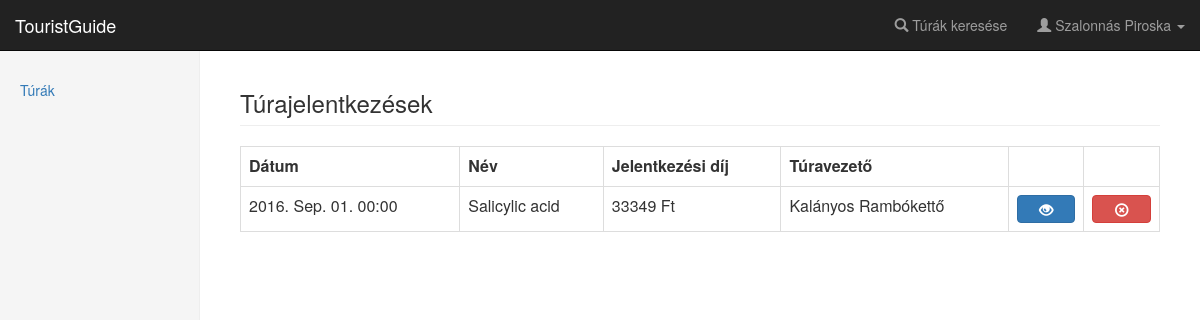
The app's page /registrations (signed in) with its own data.
### app/db/models.py (models this page shows, shortened)
class User(UserMixin, database.Model):
    __tablename__ = 'users'
    id = database.Column(database.Integer, primary_key=True)
    username = database.Column(database.String(64), unique=True, index=True)
    password = database.Column(database.String(40), nullable=False)
    fullname = database.Column(database.String(64), nullable=False)
    avatar_src = database.Column(database.String(100))
    birth = database.Column(database.Date)
    experience_id = database.Column(
        database.Integer, database.ForeignKey('experiences.id'))
    experience = database.relationship(
        'Experience', backref=database.backref('users', lazy='dynamic')
    )
    account_type_id = database.Column(
        database.Integer, database.ForeignKey('roles.id')
    )
    account_type = database.relationship(
        'Role', backref=database.backref('users', lazy='dynamic')
    )
    email = database.Column(database.String(100), nullable=False)
    phone = database.Column(database.String(11))
    allowance = database.Column(database.Integer)
    numoftours = database.Column(database.Integer)
    status = database.Column(database.Integer)

class Tour(database.Model):
    __tablename__ = 'tours'
    id = database.Column(database.Integer, primary_key=True)
    name = database.Column(database.String(64), index=True)
    place = database.Column(database.String(64))
    start_datetime = database.Column(database.DateTime)
    end_datetime = database.Column(database.DateTime)
    images = database.Column(database.Text)
    experience_id = database.Column(
        database.Integer, database.ForeignKey('experiences.id')
    )
    experience = database.relationship(
        'Experience', backref=database.backref('tours', lazy='dynamic')
    )
    tour_guide_id = database.Column(
        database.Integer, database.ForeignKey('users.id')
    )
    tour_guide = database.relationship(
        'User', backref=database.backref('tours', lazy='dynamic')
    )
    description = database.Column(database.Text)
    price = database.Column(database.Integer)

### app/users/views.py (the view)
@users.route('/registrations')
@login_required
def registrations():
    regs = RegistrationDAO.get_registrations_of_user(current_user)
    results = []
    for reg in regs:
        results.append(TourDAO.get_tour_by_id(reg.tour_id))
    return render_template(
        'registrations.html', sidebar_items=sidebar_items, results=results, user=current_user)

### app/__init__.py (called while the page is built)
def create_app(config_name):
    app = Flask(__name__)
    app.config.from_object(config_name)
    bootstrap.init_app(app)
    database.init_app(app)
    loginmanager.init_app(app)
    mail.init_app(app)
    from .admin.views import admin as admin_blueprint
    from .basic.views import basic as basic_blueprint
    from .users.views import users as users_blueprint
    from .tours.views import tours_blueprint
    app.register_blueprint(basic_blueprint)
    app.register_blueprint(users_blueprint)
    app.register_blueprint(admin_blueprint)
    app.register_blueprint(tours_blueprint)
    @app.template_filter('literal_date')
    def _jinja2_filter_literal_date(date):
        return date.strftime("%Y. %b. %d.")
    @app.template_filter('time')
    def _jinja2_filter_literal_date(date):
        return date.strftime("%H:%M")
    return app

### app/db/models.py (called while the page is built)
@loginmanager.user_loader
def load_user(user_id):
    return User.query.get(int(user_id))

### app/db/registrationmanager.py (called while the page is built)
    @staticmethod
    def get_registrations_of_user(user):
        return Registration.query.filter_by(user_id=user.id).all()

### app/db/tourmanager.py (called while the page is built)
    @staticmethod
    def get_tour_by_id(tour_id):
        return Tour.query.get(tour_id)

### app/templates/registrations.html (shortened to what this page needs)
{% extends "base.html" %}
{% block page_content %}
<h3 class="page-header">Túrajelentkezések</h3>
{% if results %}
<table class="table table-bordered table-hover">
  <tr>
    <th>Dátum</th>
    <th>Név</th>
    <th>Jelentkezési díj</th>
    <th>Túravezető</th>
    <th></th>
    <th></th>
  </tr>
  {% for tour in results %}
  <tr>
    <td>{{ tour.start_datetime|literal_date }} {{ tour.start_datetime|time }}</td>
    <td>{{ tour.name }}</td>
    <td>{% if user.allowance is not none %}
           {{ (tour.price * ((100 - user.allowance)/100))|round|int }} Ft 5%
        {% else %}
           {{ tour.price }} Ft
        {% endif %}
    </td>
    <td>{{ tour.tour_guide.fullname }}</td>
    <td style="vertical-align: middle">
      <a href="{{ url_for('tours.view_tour', tour_id=tour.id) }}" class="btn btn-primary btn-block" role="button">
        <span class="glyphicon glyphicon-eye-open"></span>
      </a>
    </td>
    <td style="vertical-align: middle">
      <a href="{{ url_for('users.detach_from_tour', tour_id=tour.id) }}" class="btn btn-danger btn-block" role="button">
        <span class="glyphicon glyphicon-remove-circle"></span>
      </a>
    </td>
  </tr>
  {% endfor %}
</table>
{% else %}
<div class="alert alert-warning" role="alert">Még nem jelentkeztél egy túrára sem!</div>
{% endif %}
{% endblock page_content %}

### app/templates/navbar.html (shortened to what this page needs)
<nav class="navbar navbar-inverse navbar-fixed-top">
  <div class="container-fluid">
    <div class="navbar-header">
      <a class="navbar-brand" href="/">TouristGuide</a>
    </div>
    <div id="navbar" class="navbar-collapse collapse">
      <ul class="nav navbar-nav navbar-right">
        <li><a href="{{ url_for('tours.search_tours') }}"><span class="glyphicon glyphicon-search" aria-hidden="true"></span>
          Túrák keresése</a></li>
        {% if current_user.is_authenticated %}
        <li class="dropdown">
          <a href="#" class="dropdown-toggle" data-toggle="dropdown" role="button" aria-haspopup="true" aria-expanded="false">
            <span class="glyphicon glyphicon-user" aria-hidden="true"></span>
            {{ current_user.fullname }}
            <span class="caret"></span>
          </a>
        </li>
        {% else %}
        <li><a href="{{ url_for('users.register') }}"><span class="glyphicon glyphicon-edit" aria-hidden="true"></span>
          Regisztráció</a></li>
        <li><a href="{{ url_for('users.login') }}"><span class="glyphicon glyphicon-log-in" aria-hidden="true"></span>
          Bejelentkezés</a></li>
        {% endif %}
      </ul>
    </div>
  </div>
</nav>

### app/static/css/main.css (style rules this page uses)
body { padding-top: 50px; }
.main .page-header { margin-top: 0; }

### records on screen
User: fullname "Szalonnás Piroska"
Tour: start_datetime|literal_date "2016. Sep. 01.", start_datetime "00:00", name "Salicylic acid", price "33349", tour_guide.fullname "Kalányos Rambókettő"

### other values on screen
{{ caption|e }} "Túrák"
